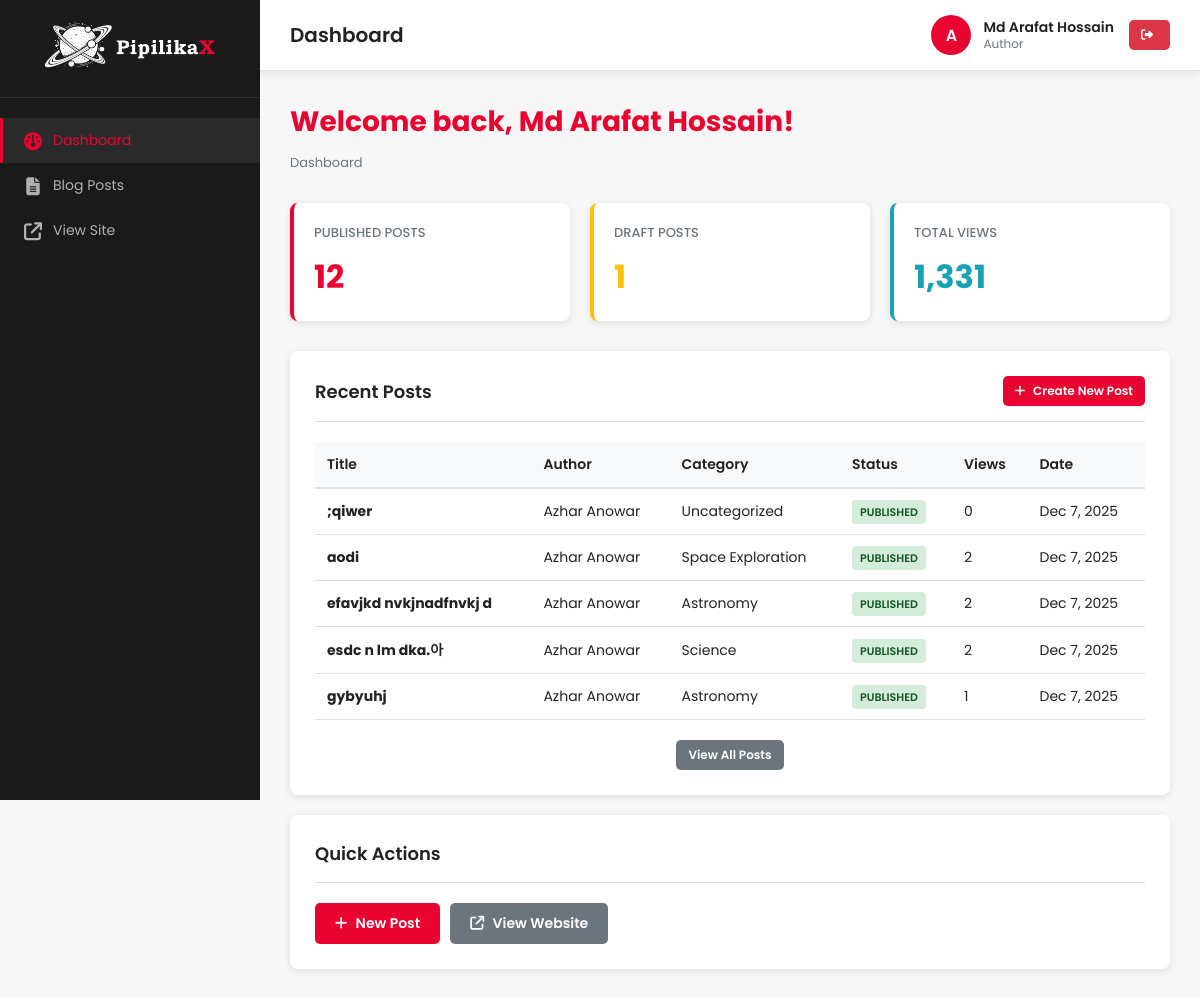
/admin/index.php (signed in), run on an earlier commit of the app's database.
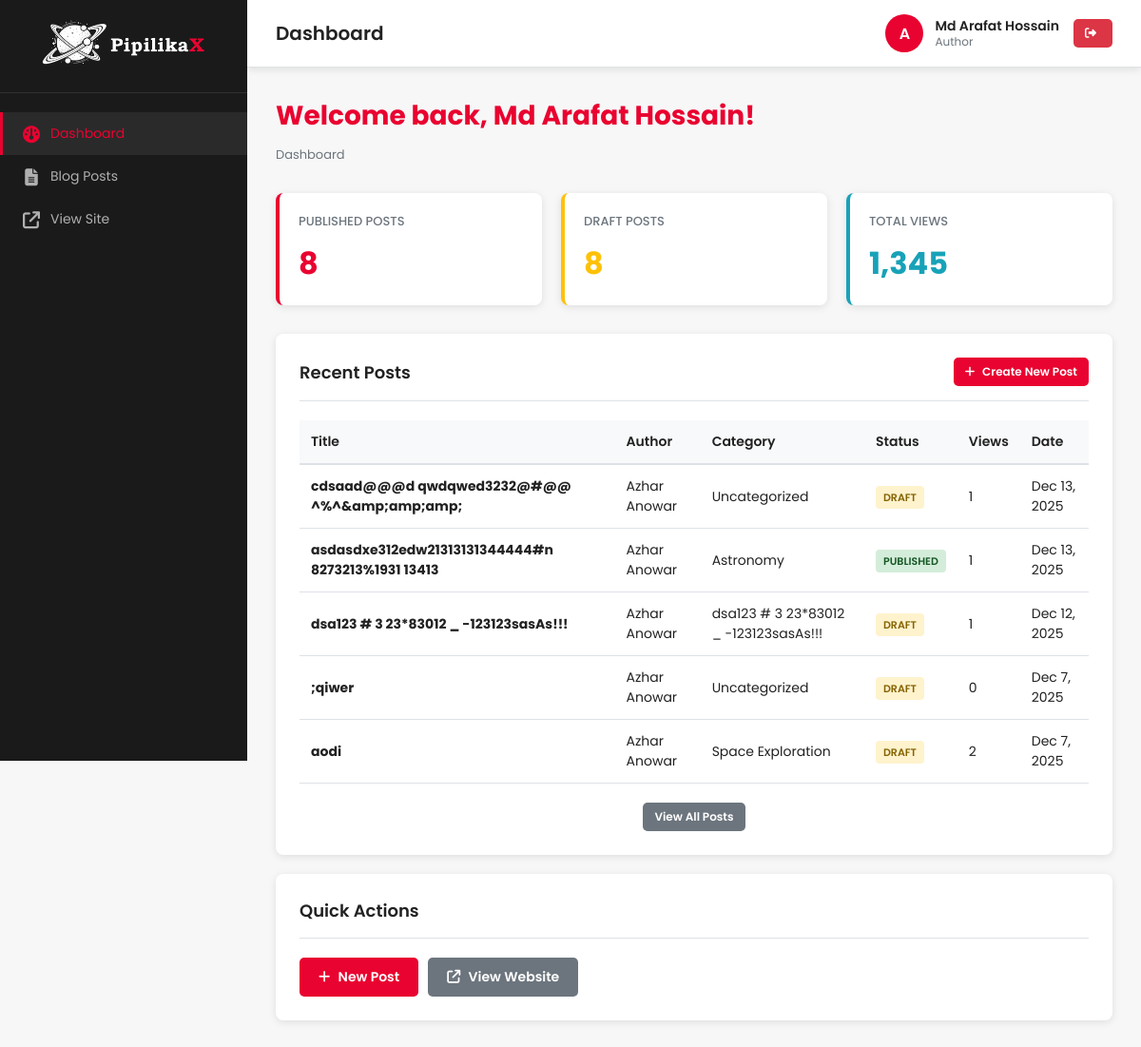
And on a later commit of the database.
### tables this page shows
CREATE TABLE `blog_posts` (
  `id` int(11) NOT NULL,
  `title` varchar(255) NOT NULL,
  `slug` varchar(255) NOT NULL,
  `excerpt` text DEFAULT NULL,
  `content` longtext NOT NULL,
  `featured_image` varchar(255) DEFAULT NULL,
  `author_id` int(11) DEFAULT NULL,
  `category_id` int(11) DEFAULT NULL,
  `status` enum('draft','published','archived') DEFAULT 'draft',
  `views` int(11) DEFAULT 0,
  `allow_comments` tinyint(1) DEFAULT 1,
  `created_at` timestamp NOT NULL DEFAULT current_timestamp(),
  `updated_at` timestamp NOT NULL DEFAULT '0000-00-00 00:00:00' ON UPDATE current_timestamp(),
  `published_at` timestamp NULL DEFAULT NULL
);

CREATE TABLE `users` (
  `id` int(11) NOT NULL,
  `username` varchar(50) NOT NULL,
  `email` varchar(100) NOT NULL,
  `password` varchar(255) NOT NULL,
  `full_name` varchar(100) DEFAULT NULL,
  `role` enum('admin','editor','author','subscriber') DEFAULT 'subscriber',
  `is_active` tinyint(1) DEFAULT 1,
  `avatar` varchar(255) DEFAULT NULL,
  `bio` text DEFAULT NULL,
  `created_at` timestamp NOT NULL DEFAULT current_timestamp(),
  `updated_at` timestamp NOT NULL DEFAULT '0000-00-00 00:00:00' ON UPDATE current_timestamp(),
  `last_login` timestamp NULL DEFAULT NULL
);

CREATE TABLE `categories` (
  `id` int(11) NOT NULL,
  `name` varchar(100) NOT NULL,
  `slug` varchar(100) NOT NULL,
  `description` text DEFAULT NULL,
  `post_count` int(11) DEFAULT 0,
  `created_at` timestamp NOT NULL DEFAULT current_timestamp(),
  `updated_at` timestamp NOT NULL DEFAULT '0000-00-00 00:00:00' ON UPDATE current_timestamp()
);

### admin/includes/auth-check.php (called while the page is built, shortened)
<?php
$current_user = [
    'id' => $_SESSION['user_id'],
    'username' => $_SESSION['username'],
    'full_name' => $_SESSION['full_name'],
    'role' => $_SESSION['user_role']
];

### includes/functions.php (called while the page is built, shortened)
<?php
function isLoggedIn()
{
    return isset($_SESSION['user_id']) && !empty($_SESSION['user_id']);
}
function hasPermission($required_role, $action = null)
{
    $current_role = $_SESSION['user_role'];
    $roles = [
        'admin' => 4,
        'editor' => 3,
        'author' => 2,
        'subscriber' => 1
    ];
    if ($roles[$current_role] >= $roles[$required_role]) {
        return true;
    }
    return false;
}
function formatDate($date, $format = 'F j, Y')
{
    return date($format, strtotime($date));
}

### admin/index.php (the view, shortened to what this page needs)
<?php
require_once __DIR__ . '/includes/header.php';
$stmt = $pdo->query("SELECT COUNT(*) FROM blog_posts WHERE status='published'");
$total_posts = $stmt->fetchColumn();
$stmt = $pdo->query("SELECT COUNT(*) FROM blog_posts WHERE status='draft'");
$draft_posts = $stmt->fetchColumn();
$stmt = $pdo->query("SELECT SUM(views) FROM blog_posts");
$total_views = $stmt->fetchColumn() ?: 0;
$recent_posts = $pdo->query("
    SELECT p.*, u.full_name as author_name, c.name as category_name
    FROM blog_posts p
    LEFT JOIN users u ON p.author_id = u.id
    LEFT JOIN categories c ON p.category_id = c.id
    ORDER BY p.created_at DESC
    LIMIT 5
")->fetchAll();
?>
<div class="page-header">
    <h2>Welcome back, <?php echo htmlspecialchars($current_user['full_name'] ?? $current_user['username']); ?>!</h2>
    <div class="breadcrumb">
        <span>Dashboard</span>
    </div>
</div>
<div class="stats-grid">
    <div class="stat-card">
        <h4>Published Posts</h4>
        <div class="stat-value"><?php echo $total_posts; ?></div>
    </div>
    <?php if (hasPermission('author')): ?>
        <div class="stat-card" style="border-left-color: #ffc107;">
            <h4>Draft Posts</h4>
            <div class="stat-value" style="color: #ffc107;"><?php echo $draft_posts; ?></div>
        </div>
    <?php endif; ?>
    <?php if (hasPermission('author')): ?>
        <div class="stat-card" style="border-left-color: #17a2b8;">
            <h4>Total Views</h4>
            <div class="stat-value" style="color: #17a2b8;"><?php echo number_format($total_views); ?></div>
        </div>
    <?php endif; ?>
</div>
<div class="card">
    <div class="card-header">
        <h3>Recent Posts</h3>
        <?php if (hasPermission('author')): ?>
            <a href="<?php echo ADMIN_URL; ?>/posts/manage.php" class="btn btn-primary btn-sm">
                <i class="fas fa-plus"></i> Create New Post
            </a>
        <?php endif; ?>
    </div>
    <?php if (count($recent_posts) > 0): ?>
        <table class="table">
            <thead>
                <tr>
                    <th>Title</th>
                    <th>Author</th>
                    <th>Category</th>
                    <th>Status</th>
                    <th>Views</th>
                    <th>Date</th>
                </tr>
            </thead>
            <tbody>
                <?php foreach ($recent_posts as $post): ?>
                    <tr>
                        <td><strong><?php echo htmlspecialchars($post['title']); ?></strong></td>
                        <td><?php echo htmlspecialchars($post['author_name'] ?? 'Unknown'); ?></td>
                        <td><?php echo htmlspecialchars($post['category_name'] ?? 'Uncategorized'); ?></td>
                        <td>
                            <?php
                            $badge_class = [
                                'published' => 'badge-success',
                                'draft' => 'badge-warning',
                                'archived' => 'badge-info'
                            ][$post['status']] ?? 'badge-info';
                            ?>
                            <span class="badge <?php echo $badge_class; ?>">
                                <?php echo ucfirst($post['status']); ?>
                            </span>
                        </td>
                        <td><?php echo number_format($post['views']); ?></td>
                        <td><?php echo formatDate($post['created_at'], 'M j, Y'); ?></td>
                    </tr>
                <?php endforeach; ?>
            </tbody>
        </table>
        <div style="text-align: center; margin-top: 20px;">
            <a href="<?php echo ADMIN_URL; ?>/posts/index.php" class="btn btn-secondary btn-sm">
                View All Posts
            </a>
        </div>
    <?php endif; ?>
</div>
<div class="card">
    <div class="card-header">
        <h3>Quick Actions</h3>
    </div>
    <div style="display: flex; gap: 10px; flex-wrap: wrap;">
        <?php if (hasPermission('author')): ?>
            <a href="<?php echo ADMIN_URL; ?>/posts/manage.php" class="btn btn-primary">
                <i class="fas fa-plus"></i> New Post
            </a>
        <?php endif; ?>
        <a href="<?php echo SITE_URL; ?>" target="_blank" class="btn btn-secondary">
            <i class="fas fa-external-link"></i> View Website
        </a>
    </div>
</div>
<?php require_once __DIR__ . '/includes/footer.php'; ?>

What changed in the data, as far as the page shows it:
no longer on this page (row edited): blog_posts: title "efavjkd nvkjnadfnvkj d", author.full_name "Azhar Anowar", category.name "Astronomy", status "PUBLISHED", views "2", created_at "Dec 7, 2025"
no longer on this page (row edited): blog_posts: title "esdc n lm dka.아", author.full_name "Azhar Anowar", category.name "Science", status "PUBLISHED", views "2", created_at "Dec 7, 2025"
no longer on this page (row edited): blog_posts: title "gybyuhj", author.full_name "Azhar Anowar", category.name "Astronomy", status "PUBLISHED", views "1", created_at "Dec 7, 2025"
added blog_posts: title "cdsaad@@@d qwdqwed3232@#@@ ^%^&amp;amp;amp;", author.full_name "Azhar Anowar", category_name "Uncategorized", status "DRAFT", views "1", created_at "Dec 13, 2025"
added blog_posts: title "asdasdxe312edw21313131344444#n 8273213%1931 13413", author.full_name "Azhar Anowar", category.name "Astronomy", status "PUBLISHED", views "1", created_at "Dec 13, 2025"
added blog_posts: title "dsa123 # 3 23*83012 _ -123123sasAs!!!", author.full_name "Azhar Anowar", category.name "dsa123 # 3 23*83012 _ -123123sasAs!!!", status "DRAFT", views "1", created_at "Dec 12, 2025"
changed blog_posts ";qiwer": status "PUBLISHED" → "DRAFT"
changed blog_posts "aodi": status "PUBLISHED" → "DRAFT"
Also different on the page:
$total_posts: "12" → "8"
$draft_posts: "1" → "8"
$total_views: "1,331" → "1,345"
